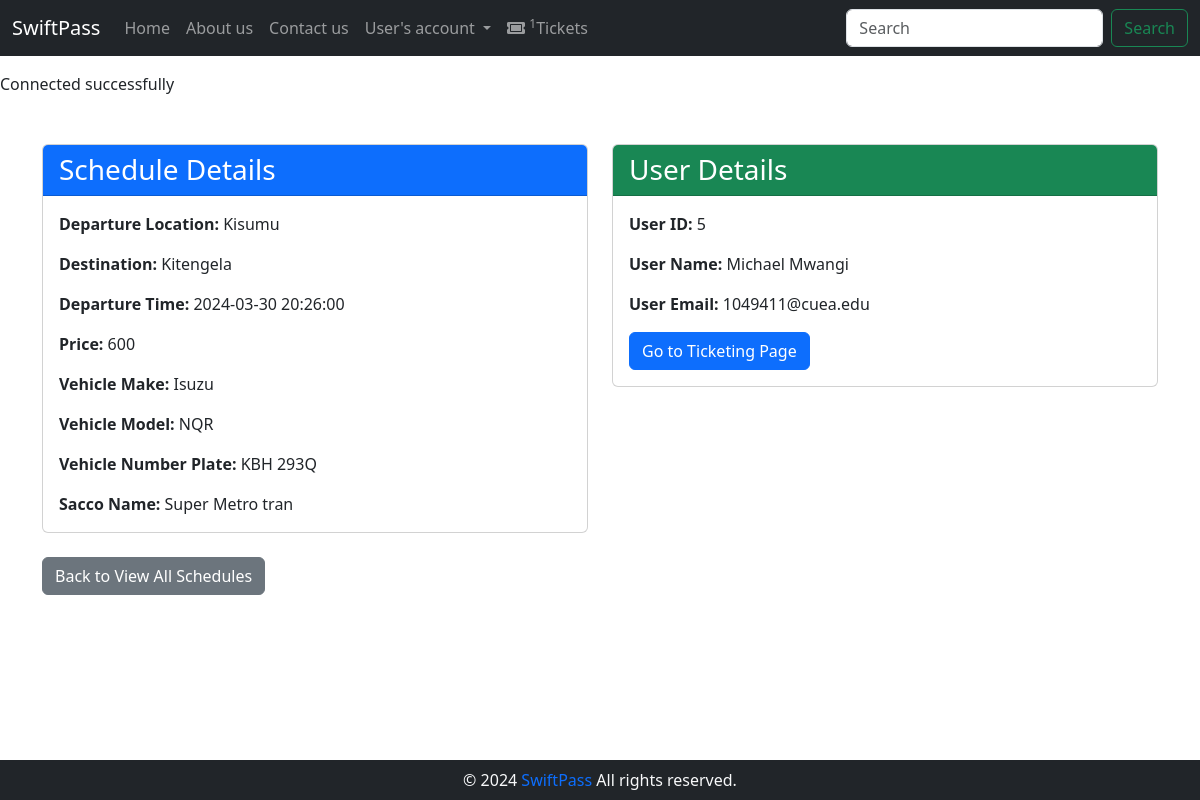
/user/booking_details.php?schedule_id=9 (signed in), run on the app's committed database.
### tables this page shows
CREATE TABLE `travelschedule` (
                                  `id` int(11) NOT NULL,
                                  `departure_location` varchar(255) NOT NULL,
                                  `destination` varchar(255) NOT NULL,
                                  `departure_time` datetime NOT NULL DEFAULT current_timestamp(),
                                  `price` float NOT NULL,
                                  `vehicle_id` int(11) NOT NULL,
                                  `is_done` tinyint(1) NOT NULL DEFAULT 0
);

CREATE TABLE `vehicle` (
                           `id` int(11) NOT NULL,
                           `make` varchar(50) NOT NULL,
                           `model` varchar(50) NOT NULL,
                           `registration_plate` varchar(20) NOT NULL,
                           `capacity` int(11) NOT NULL,
                           `sacco_id` int(11) NOT NULL,
                           `driver_id` int(11) DEFAULT NULL
);

CREATE TABLE `sacco` (
                         `id` int(11) NOT NULL,
                         `name` varchar(255) NOT NULL
);

### user/booking_details.php (the view, shortened to what this page needs)
<?php
include '../auth/database.php';
$scheduleId = $_GET['schedule_id'];
$scheduleQuery = "SELECT ts.*, v.make, v.model, v.registration_plate, s.name AS sacco_name
                  FROM TravelSchedule ts
                  INNER JOIN Vehicle v ON ts.vehicle_id = v.id
                  INNER JOIN Sacco s ON v.sacco_id = s.id
                  WHERE ts.id = '$scheduleId'";
$scheduleResult = mysqli_query($conn, $scheduleQuery);
$scheduleDetails = mysqli_fetch_assoc($scheduleResult);
?>
<div class="container mt-5">
    <?php if ($scheduleDetails) : ?>
        <div class="row">
            <div class="col-md-6 mb-4">
                <div class="card">
                    <div class="card-header bg-primary text-white">
                        <h3 class="mb-0">Schedule Details</h3>
                    </div>
                    <div class="card-body">
                        <p class="card-text"><strong>Departure Location:</strong> <?php echo $scheduleDetails['departure_location']; ?></p>
                        <p class="card-text"><strong>Destination:</strong> <?php echo $scheduleDetails['destination']; ?></p>
                        <p class="card-text"><strong>Departure Time:</strong> <?php echo $scheduleDetails['departure_time']; ?></p>
                        <p class="card-text"><strong>Price:</strong> <?php echo $scheduleDetails['price']; ?></p>
                        <p class="card-text"><strong>Vehicle Make:</strong> <?php echo $scheduleDetails['make']; ?></p>
                        <p class="card-text"><strong>Vehicle Model:</strong> <?php echo $scheduleDetails['model']; ?></p>
                        <p class="card-text"><strong>Vehicle Number Plate:</strong> <?php echo $scheduleDetails['registration_plate']; ?></p>
                        <p class="card-text"><strong>Sacco Name:</strong> <?php echo $scheduleDetails['sacco_name']; ?></p>
                    </div>
                </div>
            </div>
            <div class="col-md-6 mb-4">
                <div class="card">
                    <div class="card-header bg-success text-white">
                        <h3 class="mb-0">User Details</h3>
                    </div>
                    <div class="card-body">
                        <p class="card-text"><strong>User ID:</strong> <?php echo $_SESSION['user']['id']; ?></p>
                        <p class="card-text"><strong>User Name:</strong> <?php echo $_SESSION['user']['first_name'] . ' ' . $_SESSION['user']['last_name']; ?></p>
                        <p class="card-text"><strong>User Email:</strong> <?php echo $_SESSION['user']['email']; ?></p>
                        <a class="btn btn-primary" href="ticketing_page.php?schedule_id=<?php echo $scheduleDetails['id']; ?>">Go to Ticketing Page</a>
                    </div>
                </div>
            </div>
        </div>
    <?php else : ?>
        <p class="alert alert-warning">No details found for the provided schedule ID.</p>
    <?php endif; ?>
    <a class="btn btn-secondary" href="schedules.php">Back to View All Schedules</a>
</div>
<?php
include('../layout.php');
?>

### data on the page
travelschedule: departure_location "Kisumu", destination "Kitengela", departure_time "2024-03-30 20:26:00", price "600", vehicle.make "Isuzu", vehicle.model "NQR", vehicle.registration_plate "KBH 293Q", sacco.name "Super Metro tran"

### other printed values
$pageTitle "Home"
$pageTitle "About us"
$pageTitle "Contact us"
$pageTitle "User's account"
$pageTitle "Tickets"
$_SESSION['user']['id'] "5"
$_SESSION['user']['first_name'] "Michael"
$_SESSION['user']['last_name'] "Mwangi"
$_SESSION['user']['email'] "1049411@cuea.edu"
